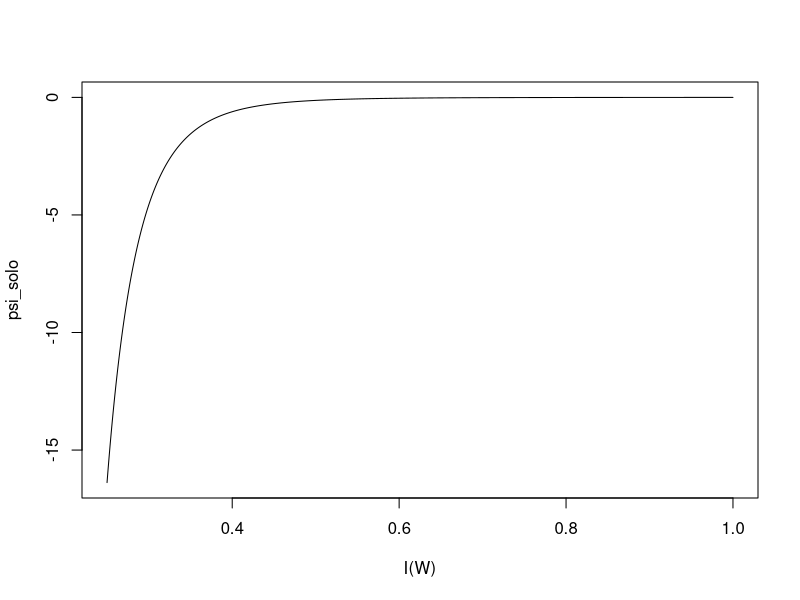
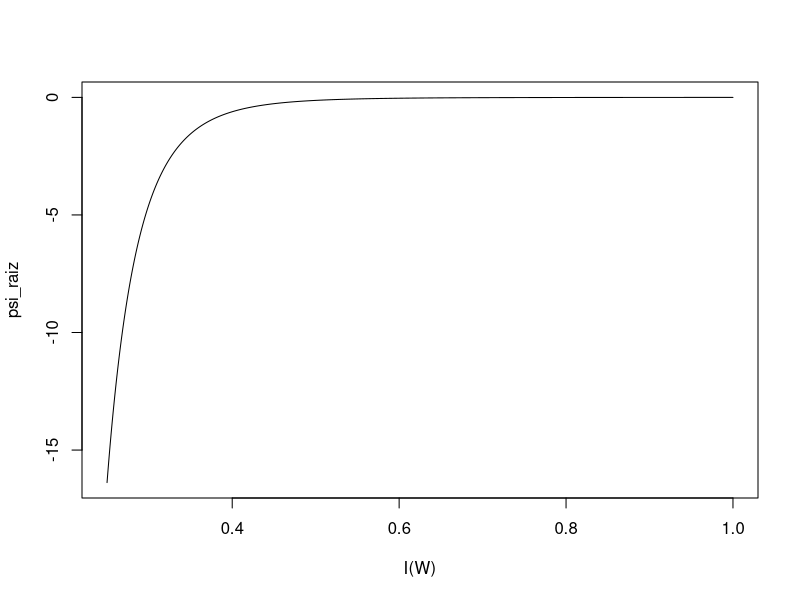
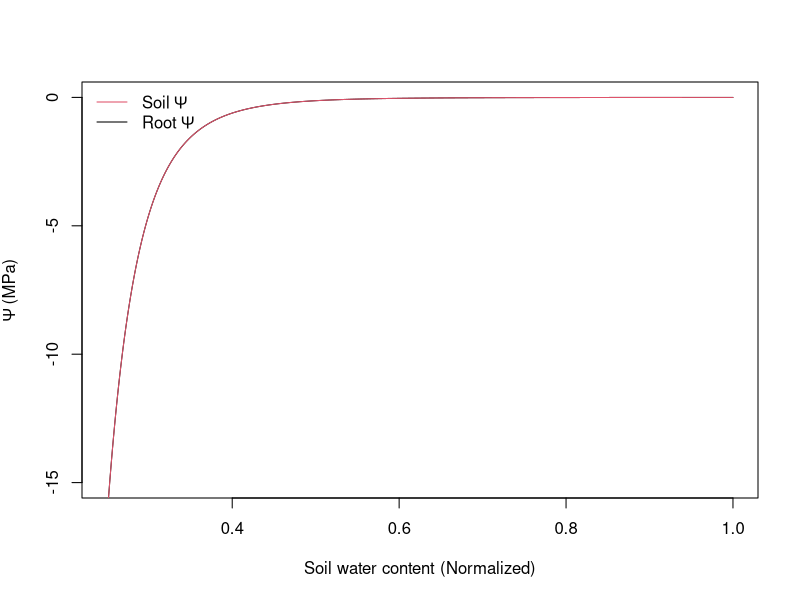

Recreate these plots in R, in order.
# Parametros hidraulicos do solo 
theta_sat = 0.4 #gH20/gsolo
psi_sat = -0.001 #MPa 
b = 7 #sem unidade
ksr_max = 1500

# Conteudo volumetrico de agua no solo (gH20/g  solo)
theta = seq (0.1, theta_sat, len=1000)
# Conteúdo de água do solo 
W = theta/theta_sat
#print(W) 

# Calculo potencial hidrico do solo (Clapp & Hornberger)
psi_solo = psi_sat * W ^ (-b)
plot (psi_solo~I(W), type="l")

# Calculo condutância solo raiz s/ considerar ksr_max
# ksr dando valores errados. se eu uso um valor fixo de 0.5 por ex o psi da raiz fica com valores coerentes
#ksr = W ^ (2*b + 3)
#print(ksr)
#ksr = 0.5
k=W^2*b+3# Normalized k - Clapp & Hornberger 1978
print(k)

ksr=k*ksr_max#mol m-2 s-1 MPa-1
print(ksr)

# Calculo potencial hídrico da raíz (Eller et al. 2018)
E = 9e-5 #transpiration mol m-2 s-1 que sai do CAETE
psi_raiz = psi_solo - (E / ksr)
plot (psi_raiz~I(W), type="l")
print (psi_raiz)

# pegando seu plot como exemplo
# se eu rodo com valores de ksr entre 0 e 1 ainda assim o psi da raiz não está entre 1-2 MPa abaixo do potenci  al do solo
plot(psi_raiz~W, type="l",ylim=c(-15,0),
     ylab=expression(Psi~"("*MPa*")"),xlab="Soil water content (Normalized)")
lines(psi_solo~W,col=2)
legend("topleft",legend=c(expression(Soil~Psi),expression(Root~Psi)),
       col=c(2,1),lty=1,bty="n")
psi_raiz-psi_solo
